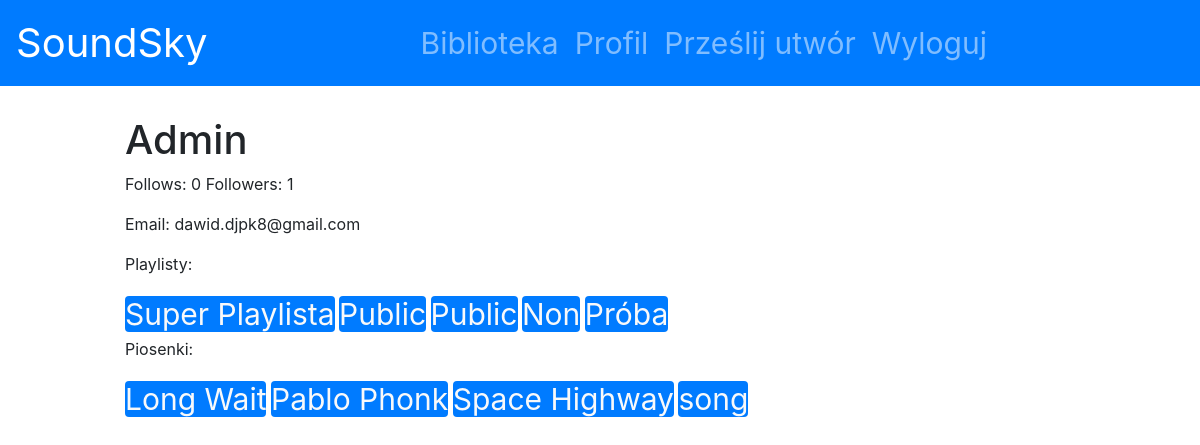
/Profile (signed in), run on an earlier commit of the app's database.
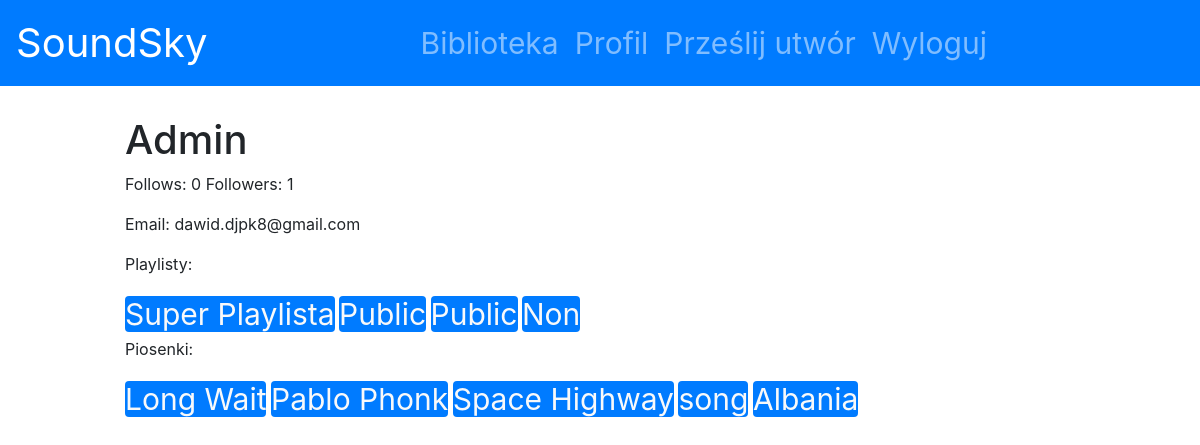
And on a later commit of the database.
### SoundSky/models.py (models this page shows, shortened)
class Playlist(models.Model):
    id = models.AutoField(primary_key=True)
    name = models.CharField(max_length=100)
    user = models.ForeignKey(User, on_delete=models.CASCADE)
    songs = models.ManyToManyField(Song)
    def get_absolute_url(self):
        return reverse("Playlist", kwargs={"playlist_id": self.id})
    class Meta:
        verbose_name_plural = "Playlists"

class Song(models.Model):
    id = models.AutoField(primary_key=True)
    name = models.CharField(max_length=100)
    user = models.ForeignKey(User, on_delete=models.CASCADE)
    url = models.URLField()
    def get_absolute_url(self):
        return reverse("Song", kwargs={"song_id": self.id})
    class Meta:
        verbose_name_plural = "Songs"

### SoundSky/views.py (the view)
# urls.py: path('Profile', Profile, name = "Profile"),
@login_required
def Profile(request):
    user = request.user
    follows = Follows.objects.get(user_that_follows=request.user)
    followers = Followers.objects.get(user_being_followed=user)
    follower_count = followers.followers.count()
    songs = Song.objects.filter(user=user)
    playlists = Playlist.objects.filter(user=user)
    following_count = follows.users_being_followed.count()
    ctx = {
        'User': user,
        'Followers': follower_count,
        'Following': following_count,
        'Playlists': playlists,
        'Songs': songs
    }
    return render(request, 'SoundSky/user_page.html', ctx)

### SoundSky/templates/SoundSky/user_page.html (shortened to what this page needs)
{% extends "SoundSky/main_page.html" %}
{% block content %}
    <div class="container">
        <div class="row">
            <div class="col-md-20 offset-md-1">
                <h1>{{ User.username }}</h1>
                <p class="bigger-font">Follows: {{ Following }} Followers: {{ Followers }}</p>
                {% if User.email %}
                    <p class="bigger-font">Email: {{ User.email }}</p>
                {% endif %}
                <p class="bigger-font">Playlisty:</p>
                {% for pl in Playlists %}
                    <a class="inside bg-primary rounded text-light bigger-font" href="{{pl.get_absolute_url}}">{{pl.name}}</a>
                {% endfor %}
                <p class="bigger-font">Piosenki:</p>
                {% for i in Songs %}
                    <a class="inside bg-primary rounded text-light bigger-font" href="{{i.get_absolute_url}}">{{ i.name }}</a>
                {% endfor %}
            </div>
        </div>
    </div>
{% endblock %}

What changed in the data, as far as the page shows it:
removed Playlist: name "Próba"
added Song: name "Albania"
